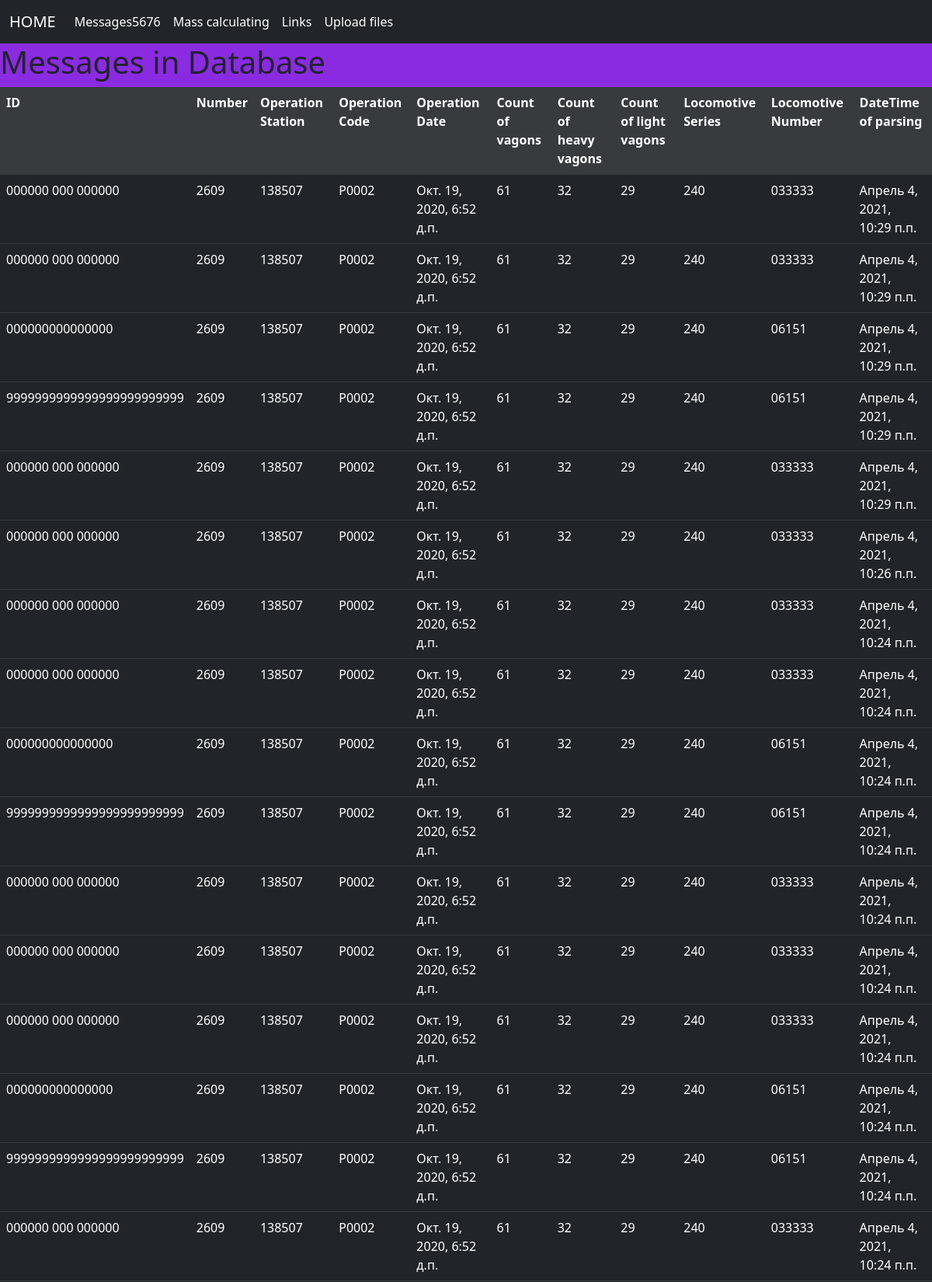
Screenshot of /parsing/ (signed in, upper part) with the database file from the repository.
### apps/parsing/models.py (models this page shows, shortened)
class Train(models.Model):
    locomotive = models.ForeignKey(
        "Locomotive",
        related_name="trains",
        on_delete=models.PROTECT,
        null=True,
        blank=True,
    )
    ip = models.CharField(max_length=16, verbose_name="Train ID")
    num = models.CharField(max_length=6, verbose_name="Train Number")
    op_st = models.CharField(max_length=6, verbose_name="Station of Operation")
    op_name = models.CharField(max_length=6, verbose_name="Name of Operation")
    op_dt = models.DateTimeField(db_index=True, verbose_name="Time and Date of Operation")
    vag_all = models.IntegerField(verbose_name="Count of all vagons")
    vag_h = models.IntegerField(verbose_name="Count of heavy vagons")
    vag_l = models.IntegerField(verbose_name="Count of light vagons")
    loc_ser = models.CharField(max_length=6, verbose_name="Locomotive series", null=True, blank=True)
    loc_num = models.CharField(max_length=6, verbose_name="Locomotive number", null=True, blank=True)
    parse_dt = models.DateTimeField(auto_now_add=True, db_index=True, null=True, verbose_name="Parsing datetime")
    class Meta:
        verbose_name_plural = "Trains"
        verbose_name = "Train"
        ordering = ["-parse_dt"]

### apps/parsing/views.py (the view)
# urls.py: urlpatterns = [path("", index)]
@login_required
def index(request):
    if request.user.is_authenticated:
        messages = Train.objects.all()
        sum_all_vag = Train.objects.aggregate(Sum("vag_all"))["vag_all__sum"]
        sum_vag_h = Train.objects.aggregate(Sum("vag_h"))["vag_h__sum"]
        sum_vag_l = Train.objects.aggregate(Sum("vag_l"))["vag_l__sum"]
        result = sum_vag_h + sum_vag_l
        return render(request, "parsing/index.html", locals())

### apps/parsing/templates/parsing/index.html (shortened to what this page needs)
{% extends 'main/pattern.html' %}
{% block content %}
    <h1>Messages in Database</h1>
    <div>
    <table class="table table-dark table-hover">
        <tr class="table-active">
                <th>ID</th>
                <th>Number</th>
                <th>Operation Station</th>
                <th>Operation Code</th>
                <th>Operation Date</th>
                <th>Count of vagons</th>
                <th>Count of heavy vagons</th>
                <th>Count of light vagons</th>
                <th>Locomotive Series </th>
                <th>Locomotive Number</th>
                <th>DateTime of parsing</th>
            </tr>
    {% for msg in messages %}
           <tr>
               <td>{{ msg.ip }}</td>
               <td>{{ msg.num }}</td>
               <td>{{ msg.op_st }}</td>
               <td>{{ msg.op_name }}</td>
               <td>{{ msg.op_dt }}</td>
               <td>{{ msg.vag_all }}</td>
               <td>{{ msg.vag_h }}</td>
               <td>{{ msg.vag_l }}</td>
               <td>{{ msg.loc_ser }}</td>
               <td>{{ msg.loc_num }}</td>
               <td>{{ msg.parse_dt }}</td>
           </tr>
            {% endfor %}
    </table>
    </div>
{% endblock %}

### apps/main/static/main/css/main.css (style rules this page uses)
body { background: blueviolet; }

### rows the page displays
Train: ip "000000 000 000000", num "2609", op_st "138507", op_name "P0002", op_dt "Окт. 19, 2020, 6:52 д.п.", vag_all "61", vag_h "32", vag_l "29", loc_ser "240", loc_num "033333", parse_dt "Апрель 4, 2021, 10:29 п.п."
Train: ip "000000 000 000000", num "2609", op_st "138507", op_name "P0002", op_dt "Окт. 19, 2020, 6:52 д.п.", vag_all "61", vag_h "32", vag_l "29", loc_ser "240", loc_num "033333", parse_dt "Апрель 4, 2021, 10:29 п.п."
Train: ip "000000000000000", num "2609", op_st "138507", op_name "P0002", op_dt "Окт. 19, 2020, 6:52 д.п.", vag_all "61", vag_h "32", vag_l "29", loc_ser "240", loc_num "06151", parse_dt "Апрель 4, 2021, 10:29 п.п."
Train: ip "9999999999999999999999999", num "2609", op_st "138507", op_name "P0002", op_dt "Окт. 19, 2020, 6:52 д.п.", vag_all "61", vag_h "32", vag_l "29", loc_ser "240", loc_num "06151", parse_dt "Апрель 4, 2021, 10:29 п.п."
Train: ip "000000 000 000000", num "2609", op_st "138507", op_name "P0002", op_dt "Окт. 19, 2020, 6:52 д.п.", vag_all "61", vag_h "32", vag_l "29", loc_ser "240", loc_num "033333", parse_dt "Апрель 4, 2021, 10:29 п.п."
Train: ip "000000 000 000000", num "2609", op_st "138507", op_name "P0002", op_dt "Окт. 19, 2020, 6:52 д.п.", vag_all "61", vag_h "32", vag_l "29", loc_ser "240", loc_num "033333", parse_dt "Апрель 4, 2021, 10:26 п.п."
Train: ip "000000 000 000000", num "2609", op_st "138507", op_name "P0002", op_dt "Окт. 19, 2020, 6:52 д.п.", vag_all "61", vag_h "32", vag_l "29", loc_ser "240", loc_num "033333", parse_dt "Апрель 4, 2021, 10:24 п.п."
Train: ip "000000 000 000000", num "2609", op_st "138507", op_name "P0002", op_dt "Окт. 19, 2020, 6:52 д.п.", vag_all "61", vag_h "32", vag_l "29", loc_ser "240", loc_num "033333", parse_dt "Апрель 4, 2021, 10:24 п.п."
Train: ip "000000000000000", num "2609", op_st "138507", op_name "P0002", op_dt "Окт. 19, 2020, 6:52 д.п.", vag_all "61", vag_h "32", vag_l "29", loc_ser "240", loc_num "06151", parse_dt "Апрель 4, 2021, 10:24 п.п."
Train: ip "9999999999999999999999999", num "2609", op_st "138507", op_name "P0002", op_dt "Окт. 19, 2020, 6:52 д.п.", vag_all "61", vag_h "32", vag_l "29", loc_ser "240", loc_num "06151", parse_dt "Апрель 4, 2021, 10:24 п.п."
Train: ip "000000 000 000000", num "2609", op_st "138507", op_name "P0002", op_dt "Окт. 19, 2020, 6:52 д.п.", vag_all "61", vag_h "32", vag_l "29", loc_ser "240", loc_num "033333", parse_dt "Апрель 4, 2021, 10:24 п.п."
Train: ip "000000 000 000000", num "2609", op_st "138507", op_name "P0002", op_dt "Окт. 19, 2020, 6:52 д.п.", vag_all "61", vag_h "32", vag_l "29", loc_ser "240", loc_num "033333", parse_dt "Апрель 4, 2021, 10:24 п.п."
Train: ip "000000 000 000000", num "2609", op_st "138507", op_name "P0002", op_dt "Окт. 19, 2020, 6:52 д.п.", vag_all "61", vag_h "32", vag_l "29", loc_ser "240", loc_num "033333", parse_dt "Апрель 4, 2021, 10:24 п.п."
Train: ip "000000000000000", num "2609", op_st "138507", op_name "P0002", op_dt "Окт. 19, 2020, 6:52 д.п.", vag_all "61", vag_h "32", vag_l "29", loc_ser "240", loc_num "06151", parse_dt "Апрель 4, 2021, 10:24 п.п."
Train: ip "9999999999999999999999999", num "2609", op_st "138507", op_name "P0002", op_dt "Окт. 19, 2020, 6:52 д.п.", vag_all "61", vag_h "32", vag_l "29", loc_ser "240", loc_num "06151", parse_dt "Апрель 4, 2021, 10:24 п.п."
Train: ip "000000 000 000000", num "2609", op_st "138507", op_name "P0002", op_dt "Окт. 19, 2020, 6:52 д.п.", vag_all "61", vag_h "32", vag_l "29", loc_ser "240", loc_num "033333", parse_dt "Апрель 4, 2021, 10:24 п.п."
